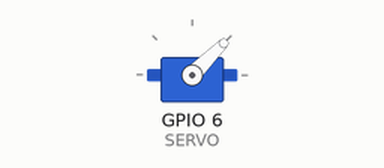
The program below on a simulated Raspberry Pi (BCM pin numbers). On the bench: servo. Servo angles are drawn from the pulse width (0.5 ms = 0°, 2.5 ms = 180°).

Above: at 0.05 s.
At 1.5 s:
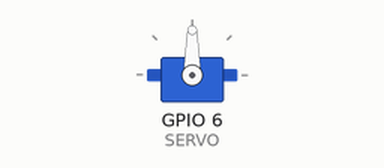
At 3.0 s:
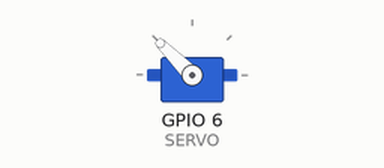
Timing chart, 0 to 6.9 s (numbered marks = the images above):
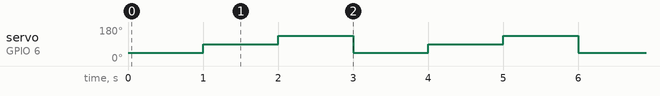

Measured:
- by itself, servo on GPIO 6 (SERVO): repeats every 3.0 s: 135° 1.0 s, 45° 1.0 s, 90° 1.0 s

The program:

servo_test_1.py
```python
import RPi.GPIO as GPIO        #GPIO를 사용하기 위해 추가
import time                    #time.sleep을 사용하기 위해 추가

SERVO = 6

GPIO.setmode(GPIO.BCM)        #BCM을 이용하면 GPIO num으로 표시, BOARD를 이용하면 Pin num으로 표시.
GPIO.setup(SERVO, GPIO.OUT)    #GPIO23를 사용선언

pwm = GPIO.PWM(SERVO, 50)	#PWM 200Hz 주파수 설정
pwm.start(5) # 출력이 0%인 상태에서 시작

while True:
	pwm.ChangeDutyCycle(5) # Max Left
	time.sleep(1) # 1초 대기
	pwm.ChangeDutyCycle(7.5) # Middle
	time.sleep(1) # 1초 대기
	pwm.ChangeDutyCycle(10) # Max Right
	time.sleep(1) # 1초 대기

GPIO.cleanup()                #GPIO 초기화
```
